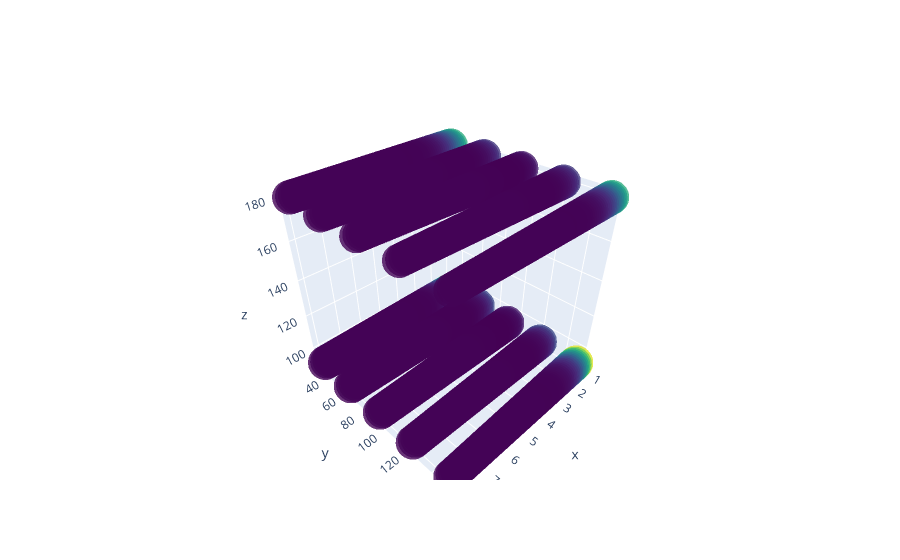

The cell this chart's notebook holds for it:
### Code cell
fig = go.Figure(data=[go.Scatter3d(
    x=x_values,
    y=y_values,
    z=z_values,
    mode='markers',
    marker=dict(
        size=12,
        color=energy_values,                # set color to an array/list of desired values
        colorscale='Viridis',   # choose a colorscale
        opacity=0.8
    )
)])

fig.show()

### Figure 1 — Plotly figure (JSON) as saved in the notebook; plotly's stock layout.template omitted (floating-point values rounded to 4 significant figures; data arrays with more than 128 entries replaced by an {"elided": "..."} marker saying what was removed)
{"data": [{"marker": {"color": {"elided": "710 float values"}, "colorscale": [[0, "#440154"], [0.1111, "#482878"], [0.2222, "#3e4989"], [0.3333, "#31688e"], [0.4444, "#26828e"], [0.5556, "#1f9e89"], [0.6667, "#35b779"], [0.7778, "#6ece58"], [0.8889, "#b5de2b"], [1, "#fde725"]], "opacity": 0.8, "size": 12}, "mode": "markers", "type": "scatter3d", "x": {"elided": "710 float values"}, "y": {"elided": "710 int values"}, "z": {"elided": "710 int values"}}], "layout": {}}
